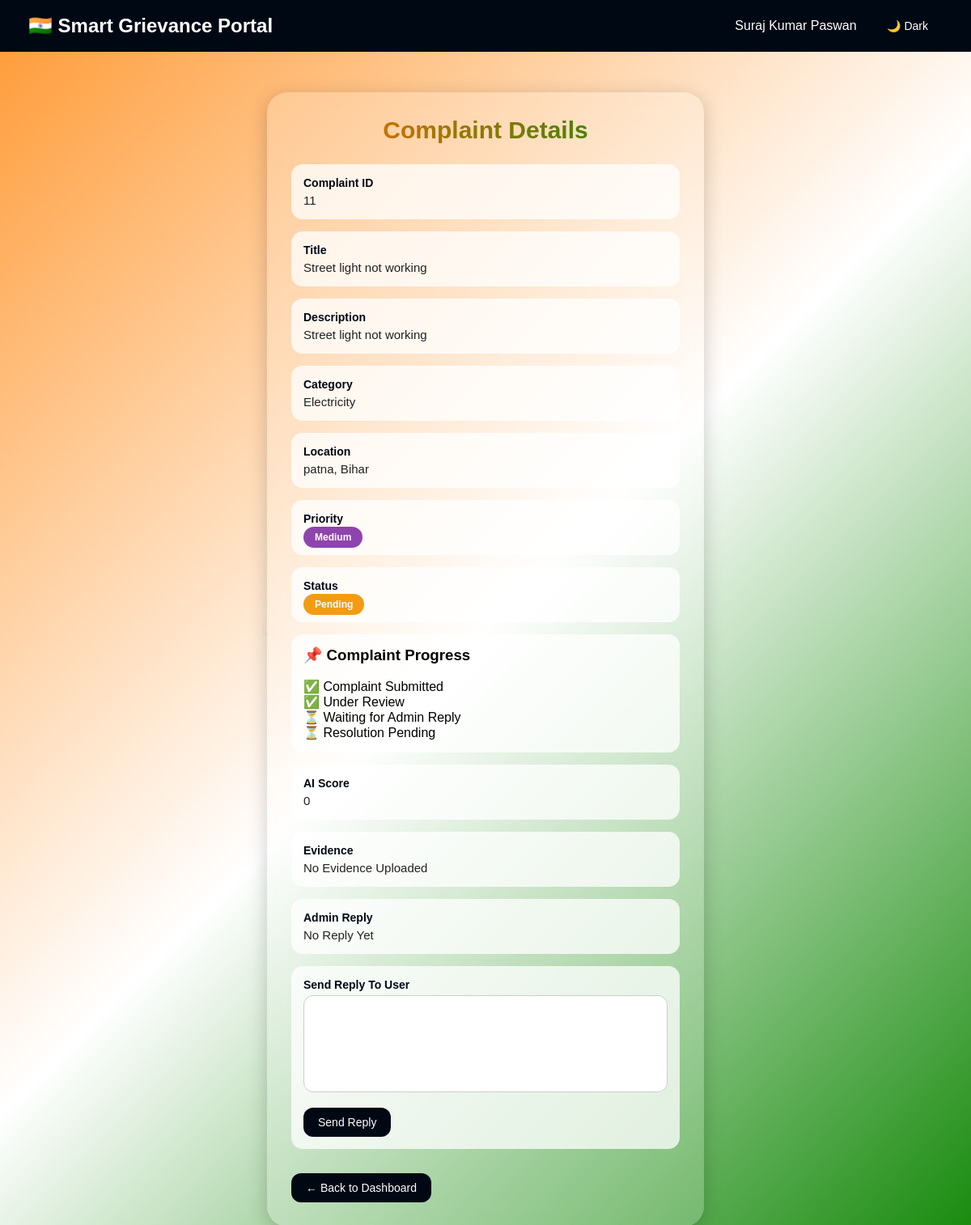
The page /view/11 (signed in) on the database as committed earlier.
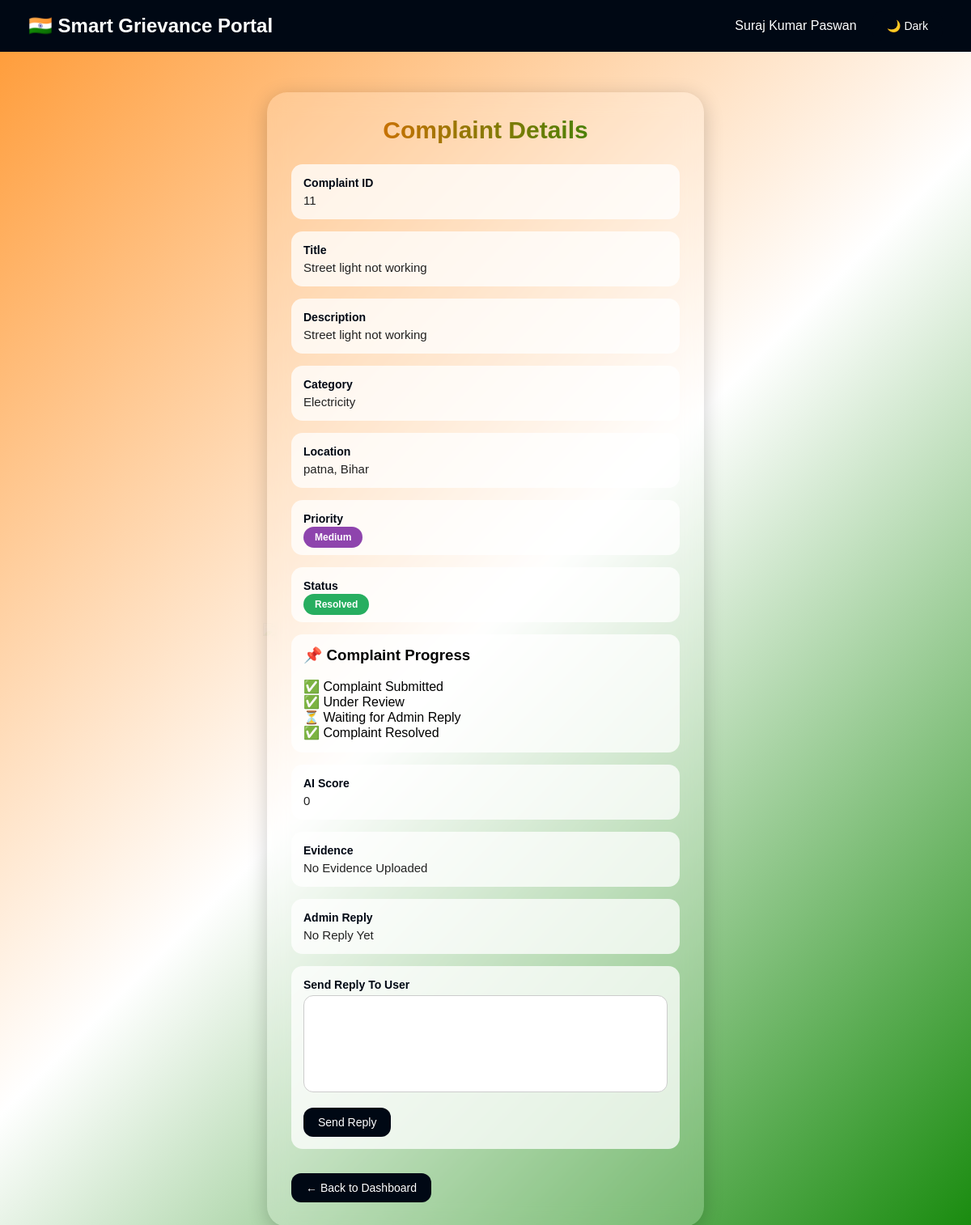
The same page on the database as committed later.
### app.py (the view, shortened to what this page needs)
@app.route("/view/<int:id>", methods=["GET", "POST"])
def view_complaint(id):
    if "user" not in session:
        return redirect(url_for("login"))
    with get_db_connection() as conn:
        complaint = conn.execute(
            "SELECT * FROM complaints WHERE id=?",
            (id,)
        ).fetchone()
    return render_template(
        "view_complaint.html",
        complaint=complaint
    )

### app.py (called while the page is built)
def get_db_connection():
    conn = sqlite3.connect(DATABASE)
    conn.row_factory = sqlite3.Row
    return conn

### templates/view_complaint.html (shortened to what this page needs)
<!DOCTYPE html>
<html lang="en">
<head>
</head>
<body>
<img src="{{ url_for('static', filename='ashoka.png') }}" class="chakra">
<div class="navbar">
<div class="logo">
🇮🇳 Smart Grievance Portal
</div>
<div>
{{ session['user'] }}
<button
id="darkModeBtn"
class="btn"
style="margin-left:15px; margin-top:0;">
🌙 Dark
</button>
</div>
</div>
<div class="container">
<div class="card">
<div class="heading">
Complaint Details
</div>
<div class="detail-box">
<div class="label">Complaint ID</div>
<div class="value">{{ complaint.id }}</div>
</div>
<div class="detail-box">
<div class="label">Title</div>
<div class="value">{{ complaint.title }}</div>
</div>
<div class="detail-box">
<div class="label">Description</div>
<div class="value">{{ complaint.description }}</div>
</div>
<div class="detail-box">
<div class="label">Category</div>
<div class="value">{{ complaint.category }}</div>
</div>
<div class="detail-box">
<div class="label">Location</div>
<div class="value">
{{ complaint.location if complaint.location else "Not Provided" }}
</div>
</div>
<div class="detail-box">
<div class="label">Priority</div>
<div class="value">
{% if complaint.priority == "Low" %}
<span class="badge low">Low</span>
{% elif complaint.priority == "Medium" %}
<span class="badge medium">Medium</span>
{% else %}
<span class="badge high">High</span>
{% endif %}
</div>
</div>
<div class="detail-box">
<div class="label">Status</div>
<div class="value">
{% if complaint.status == "Pending" %}
<span class="badge pending">Pending</span>
{% else %}
<span class="badge resolved">Resolved</span>
{% endif %}
</div>
</div>
<div class="detail-box">
<h3>📌 Complaint Progress</h3>
<br>
<p>✅ Complaint Submitted</p>
{% if complaint.status == "Pending" or complaint.status == "Resolved" %}
<p>✅ Under Review</p>
{% endif %}
{% if complaint.reply %}
<p>✅ Admin Replied</p>
{% else %}
<p>⏳ Waiting for Admin Reply</p>
{% endif %}
{% if complaint.status == "Resolved" %}
<p>✅ Complaint Resolved</p>
{% else %}
<p>⏳ Resolution Pending</p>
{% endif %}
</div>
<div class="detail-box">
<div class="label">AI Score</div>
<div class="value">{{ complaint.ai_score }}</div>
</div>
<div class="detail-box">
<div class="label">Evidence</div>
<div class="value">
{% if complaint.evidence %}
<a
href="{{ url_for('static', filename='uploads/' + complaint.evidence) }}"
target="_blank"
class="btn">
📎 View Evidence
</a>
{% else %}
No Evidence Uploaded
{% endif %}
</div>
</div>
<div class="detail-box">
<div class="label">Admin Reply</div>
<div class="value">
{% if complaint.reply %}
{{ complaint.reply }}
{% else %}
No Reply Yet
{% endif %}
</div>
</div>
{% if session["role"] == "admin" %}
<div class="detail-box">
<form method="POST">
<div class="label">
Send Reply To User
</div>
<textarea
name="reply"
class="reply-box"
required></textarea>
<button
type="submit"
class="btn">
Send Reply
</button>
</form>
</div>
{% endif %}
<a href="{{ url_for('user_dashboard') }}" class="btn">
← Back to Dashboard
</a>
</div>
</div>
</body>
</html>

Rows that differ between the two databases and show on the page:
changed complaints "Street light not working": status "Pending" → "Resolved" (drawn)
Other text that changed with them:
text no longer shown: "Pending ⏳ Resolution Pending"
text now shown: "Resolved ✅ Complaint Resolved"
